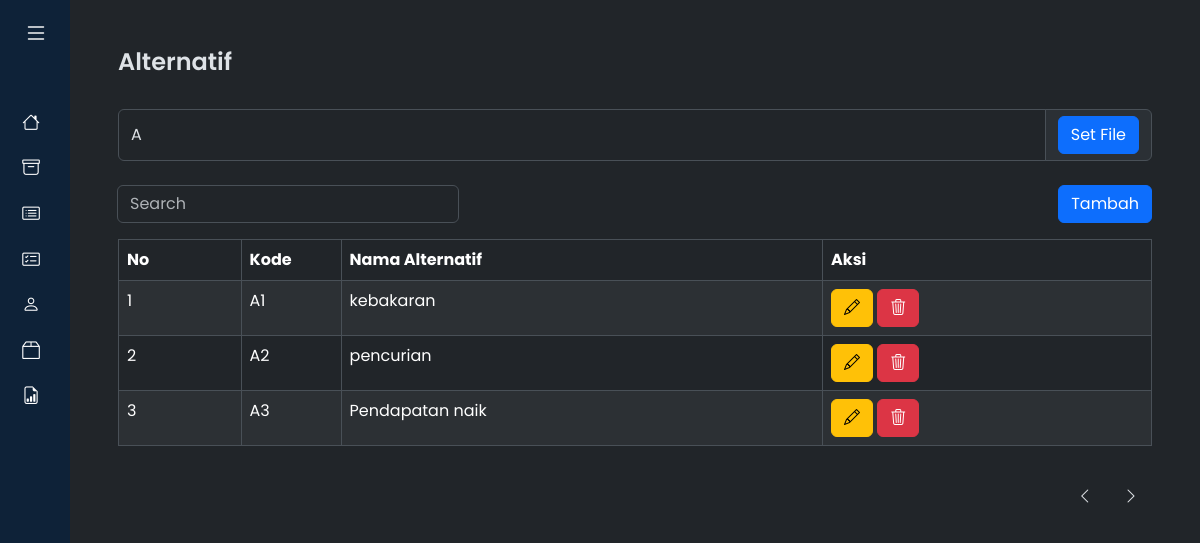
The page /?m=alternatif&periode=2024-11-14 on the database its author committed.
### tables this page shows
CREATE TABLE `tb_alternatif` (
  `kode_alternatif` varchar(16) NOT NULL,
  `tanggal` date NOT NULL,
  `nama_alternatif` varchar(256) NOT NULL DEFAULT '',
  `kategori` varchar(256) NOT NULL,
  `total` double NOT NULL,
  `rank` int(11) NOT NULL DEFAULT 0
);

### config.php (called while the page is built)
<?php
$config["server"] = 'localhost';
$config["username"] = 'root';
$config["password"] = '';
$config["database_name"] = 'dbfahpvik';
?>

### functions.php (called while the page is built, shortened)
<?php
include 'config.php';
include 'includes/db.php';
$db = new DB($config['server'], $config['username'], $config['password'], $config['database_name']);
function _get($key, $val = null)
{
    if (isset($_GET[$key]))
        return $_GET[$key];
    else
        return $val;
}

### includes/db.php (called while the page is built, shortened)
<?php
class DB
{
    var $conn = null;
    public function __construct($host, $username, $passwd, $dbname)
    {
        $this->conn = mysqli_connect($host, $username, $passwd, $dbname);
    }
    public function query($sql)
    {
        $query = mysqli_query($this->conn, $sql) or die('<pre>Error mysqli_query: ' . mysqli_error($this->conn) . '<br />' . $sql . '</pre>');
        return $query;
    }
    public function get_results($sql)
    {
        $query = $this->query($sql);
        $arr = array();
        while ($row = mysqli_fetch_object($query)) {
            $arr[] = $row;
        }
        return $arr;
    }
}

### alternatif.php (the view, shortened to what this page needs)
<h1>Alternatif</h1>
<form class="mt-4" action="" method="get">
    <?php
    $periodes = $db->get_results("SELECT * FROM tb_periode ORDER BY tanggal");
    ?>
    <div class="input-group">
        <select class="form-control" name="periode">
            <?php foreach ($periodes as $periode) { ?>
                <option value="<?= $periode->tanggal ?>" <?= $periode->tanggal == _get('periode') ? 'selected' : '' ?>><?= $periode->nama ?></option>
            <?php } ?>
        </select>
        <div class="input-group-text">
            <button class="btn btn-primary" type="submit" href="?m=alternatif&periode=<?= _get('periode')?>">Set File</button>
        </div>
    </div>
</form>
<div class="mt-2">
    <div class="py-3">
        <form class="input-group d-flex justify-content-between">
            <div>
                <input class="form-control" type="text" placeholder="Search" name="q" value="<?= _get('q') ?>" />
            </div>
            <div>
                <a class="btn btn-primary" href="<?= $_GET['periode'] ? '?m=alternatif_tambah&periode=' . $_GET['periode'] : '' ?>">Tambah</a>
            </div>
        </form>
    </div>
    <table class="table table-bordered table-hover table-striped", style="table-layout: auto">
        <thead>
            <tr>
                <th>No</th>
                <th>Kode</th>
                <th>Nama Alternatif</th>
                <th>Aksi</th>
            </tr>
        </thead>
        <?php
        $q = esc_field(_get('q'));
        $rows = $db->get_results("SELECT * FROM tb_alternatif WHERE nama_alternatif LIKE '%$q%' AND tanggal= '$PERIODE' ORDER BY kode_alternatif");
        $no = 0;
        foreach ($rows as $row) : ?>
            <tr>
                <td><?= ++$no ?></td>
                <td style="width:100px"><?= $row->kode_alternatif ?></td>
                <td><?= $row->nama_alternatif ?></td>
                <td>
                    <a class="btn btn-xs btn-warning" href="?m=alternatif_ubah&ID=<?= $row->kode_alternatif ?>&periode=<?= _get('periode') ?>"><i class="bi bi-pencil"></i></a>
                    <a class="btn btn-xs btn-danger" href="aksi.php?act=alternatif_hapus&ID=<?= $row->kode_alternatif ?>&periode=<?= _get('periode') ?>" onclick="return confirm('Hapus data?')"><i class="bi bi-trash3"></i></a>
                </td>
            </tr>
        <?php endforeach ?>
    </table>
</div>
<div class="d-flex justify-content-end mt-3">
    <div style="d-flex">
        <a class="btn btn-default" href="index.php?m=periode&periode=<?= _get('periode')?>"><i class="bi bi-chevron-left"></i></a>
        <a class="btn btn-default" href="index.php?m=kriteria&periode=<?= _get('periode')?>"><i class="bi bi-chevron-right"></i></a>
    </div>
</div>

### assets/css/style.css (style rules this page uses)
* { margin: 0; padding: 0; }
a { text-decoration: none; }
h1 { font-weight: 600; font-size: 1.5rem; }
body { height: 100%; font-family: 'Poppins', sans-serif; }

### rows shown on the page
tb_alternatif: kode_alternatif "A1", nama_alternatif "kebakaran"
tb_alternatif: kode_alternatif "A2", nama_alternatif "pencurian"
tb_alternatif: kode_alternatif "A3", nama_alternatif "Pendapatan naik"

### other values the page prints
form field periode "A"
